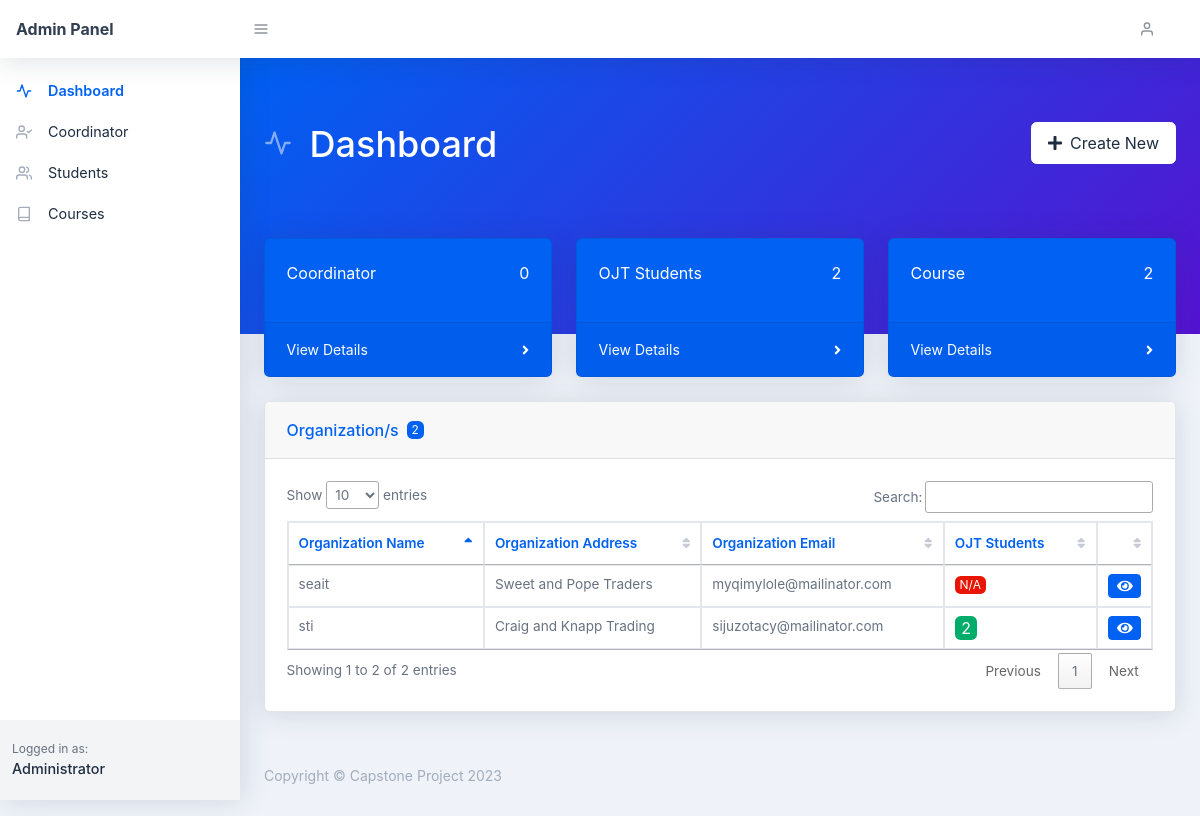
Screenshot of /admin/index.php (signed in) with the database file from the repository.
### tables this page shows
CREATE TABLE `tbl_organization` (
  `organization_id` int(11) NOT NULL,
  `organization_name` text NOT NULL,
  `organization_description` text NOT NULL,
  `organization_contact_number` text NOT NULL,
  `organization_address` text NOT NULL,
  `organization_email` text NOT NULL
);

### classes/AutoLoader.php (called while the page is built, shortened)
<?php
function myAutoLoader($className) {
    $url = $_SERVER['HTTP_HOST'].$_SERVER['REQUEST_URI'];
    if (strpos($url, 'classes') !== false) {
        $path = '../../classes/';
    } else {
        $path = '../classes/';
    }
    $extension = '.class.php';
}

### config/Database.class.php (called while the page is built, shortened)
<?php
class Database
{
    protected $hostname = "localhost";
    protected $username = "root";
    protected $password = "arzelzolina10";
    protected $database = "ojt_rms_system";
    public function __construct()
    {
        try {
            $this->connection = new PDO("mysql:host=$this->hostname;dbname=$this->database", $this->username, $this->password);
        } catch (PDOException $e) {
            echo "Connection failed: " . $e->getMessage();
        }
    }
}

### admin/init.php (called while the page is built, shortened)
<?php
require_once('../classes/AutoLoader.php');
$get_organization = new Organization();
$organizations = $get_organization->getAllOrganizations();
$get_coordinator = new Coordinator();
$coordinators = $get_coordinator->getAllCoordinators();
$get_student = new Student();
$students = $get_student->getAllStudents();
$get_course = new Course();
$courses = $get_course->getAllCourses();

### classes/Coordinator.class.php (called while the page is built, shortened)
<?php
require_once('../config/Database.class.php');
class Coordinator extends Database{
    public function getAllCoordinators(){
        $sql = "SELECT * FROM tbl_coordinator INNER JOIN tbl_user ON tbl_coordinator.coordinator_id = tbl_user.user_id INNER JOIN tbl_organization ON tbl_coordinator.organization_id = tbl_organization.organization_id ORDER BY tbl_coordinator.first_name ASC";
        $stmt = $this->connection->prepare($sql);
        $stmt->execute();
        $result = $stmt->fetchAll();
        return $result;
    }
}

### classes/Student.class.php (called while the page is built, shortened)
<?php
require_once('../config/Database.class.php');
class Student extends Database{
    public function getAllStudents(){
        $sql = "SELECT * FROM tbl_student INNER JOIN tbl_user ON tbl_student.student_id = tbl_user.user_id INNER JOIN tbl_course ON tbl_student.course_id = tbl_course.course_id INNER JOIN tbl_organization ON tbl_student.organization_id = tbl_organization.organization_id ORDER BY tbl_student.first_name ASC";
        $stmt = $this->connection->prepare($sql);
        $stmt->execute();
        $result = $stmt->fetchAll();
        return $result;
    }
    public function getStudentsByOrganization($organization_id){
        $sql = "SELECT * FROM tbl_student INNER JOIN tbl_user ON tbl_student.student_id = tbl_user.user_id INNER JOIN tbl_course ON tbl_student.course_id = tbl_course.course_id INNER JOIN tbl_organization ON tbl_student.organization_id = tbl_organization.organization_id WHERE tbl_student.organization_id = ?";
        $stmt = $this->connection->prepare($sql);
        $stmt->execute([$organization_id]);
        $result = $stmt->fetchAll();
        return $result;
    }
}

### classes/Course.class.php (called while the page is built, shortened)
<?php
require_once('../config/Database.class.php');
class Course extends Database{
    public function getAllCourses(){
        $sql = "SELECT * FROM tbl_course ORDER BY course_id DESC";
        $stmt = $this->connection->prepare($sql);
        $stmt->execute();
        $result = $stmt->fetchAll();
        return $result;
    }
}

### classes/Organization.class.php (called while the page is built, shortened)
<?php
require_once('../config/Database.class.php');
class Organization extends Database{
    public function getAllOrganizations(){
        $sql = "SELECT * FROM tbl_organization ORDER BY organization_id DESC";
        $stmt = $this->connection->prepare($sql);
        $stmt->execute();
        $result = $stmt->fetchAll();
        return $result;
    }
}

### admin/index.php (the view, shortened to what this page needs)
<?php
require_once('init.php');
$title = 'Dashboard';
$curr_page = basename(__FILE__);
?>
<?php require_once('components/header.php'); ?>
<?php require_once('components/sidebar.php'); ?>
<div id="layoutSidenav_content">
    <main>
        <div class="page-header pb-10 page-header-dark bg-gradient-primary-to-secondary">
            <div class="container-fluid">
                <div class="page-header-content">
                    <h1 class="page-header-title d-inline-block">
                        <div class="page-header-icon"><i data-feather="activity"></i></div>
                        <span>
                            <?= $title; ?>
                        </span>
                    </h1>
                    <a class="btn btn-white float-right" id="create_new" href="javascript:void(0);" role="button" data-toggle="dropdown" aria-haspopup="true" aria-expanded="false">
                        <span class="icon text-white-600 mr-2">
                            <i class="fas fa-plus"></i>
                        </span>
                        <span class="text">
                            Create New
                        </span>
                    </a>
                </div>
            </div>
        </div>
        <div class="container-fluid mt-n10">
            <div class="row">
                <div class="col-md-4">
                    <div class="card bg-primary text-white mb-4">
                        <div class="card-body d-flex align-items-center justify-content-between">
                            <p>
                                Coordinator
                            </p>
                            <p>
                                <?= count($coordinators); ?>
                            </p>
                        </div>
                        <div class="card-footer d-flex align-items-center justify-content-between">
                            <a class="small text-white stretched-link" href="coordinators.php">View Details</a>
                            <div class="small text-white"><i class="fas fa-angle-right"></i></div>
                        </div>
                    </div>
                </div>
                <div class="col-md-4">
                    <div class="card bg-primary text-white mb-4">
                        <div class="card-body d-flex align-items-center justify-content-between">
                            <p>
                                OJT Students
                            </p>
                            <p>
                                <?= count($students); ?>
                            </p>
                        </div>
                        <div class="card-footer d-flex align-items-center justify-content-between">
                            <a class="small text-white stretched-link" href="students.php">View Details</a>
                            <div class="small text-white"><i class="fas fa-angle-right"></i></div>
                        </div>
                    </div>
                </div>
                <div class="col-md-4">
                    <div class="card bg-primary text-white mb-4">
                        <div class="card-body d-flex align-items-center justify-content-between">
                            <p>
                                Course
                            </p>
                            <p>
                                <?= count($courses); ?>
                            </p>
                        </div>
                        <div class="card-footer d-flex align-items-center justify-content-between">
                            <a class="small text-white stretched-link" href="courses.php">View Details</a>
                            <div class="small text-white"><i class="fas fa-angle-right"></i></div>
                        </div>
                    </div>
                </div>
            </div>
            <div class="card mb-4">
                <div class="card-header">
                    Organization/s <span class="badge badge-primary mx-2"><?= count($organizations); ?></span>
                </div>
                <div class="card-body">
                    <?php if (count($organizations) > 0) : ?>
                        <div class="datatable table-responsive">
                            <table class="table table-bordered table-hover" id="dataTable" width="100%" cellspacing="0">
                                <thead>
                                    <tr>
                                        <th>Organization Name</th>
                                        <th>Organization Address</th>
                                        <th>Organization Email</th>
                                        <th>OJT Students</th>
                                        <th></th>
                                    </tr>
                                </thead>
                                <tbody>
                                    <?php foreach ($organizations as $organization) : ?>
                                        <tr>
                                            <td>
                                                <?= $organization['organization_name']; ?>
                                            </td>
                                            <td>
                                                <?= $organization['organization_address']; ?>
                                            </td>
                                            <td>
                                                <?= $organization['organization_email']; ?>
                                            </td>
                                            <td>
                                                <?php $ojt_students = $get_student->getStudentsByOrganization($organization['organization_id']); ?>
                                                <?php if (count($ojt_students) > 0) : ?>
                                                    <span class="badge badge-success badge-md">
                                                        <?= count($ojt_students); ?>
                                                    </span>
                                                <?php else : ?>
                                                    <span class="badge badge-danger badge-sm">
                                                        N/A
                                                    </span>
                                                <?php endif; ?>
                                            </td>
                                            <td>
                                                <a href="organization.php?organization_id=<?= $organization['organization_id']; ?>" class="btn btn-primary btn-sm" title="View">
                                                    <i class="fas fa-eye"></i>
                                                </a>
                                            </td>
                                        </tr>
                                    <?php endforeach; ?>
                                </tbody>
                            </table>
                        </div>
                    <?php else : ?>
                        <div class="alert alert-info">
                            No organization found.
                        </div>
                    <?php endif; ?>
                </div>
            </div>
        </div>
    </main>
    <?php require_once('components/footer.php'); ?>

### admin/components/header.php (shortened to what this page needs)
<!DOCTYPE html>
<html lang="en">
    <head>
        <link href="../assets/css/styles.css" rel="stylesheet" />
        <link rel="stylesheet" href="//cdn.datatables.net/1.13.1/css/jquery.dataTables.min.css">
    </head>
    <body class="nav-fixed">
        <?php require_once('components/navbar.php'); ?>

### admin/components/navbar.php (shortened to what this page needs)
<nav class="topnav navbar navbar-expand shadow navbar-light bg-white" id="sidenavAccordion">
    <a class="navbar-brand d-none d-sm-block" href="index.php">Admin Panel</a><button
        class="btn btn-icon btn-transparent-dark order-1 order-lg-0 mr-lg-2" id="sidebarToggle" href="index.php"><i
            data-feather="menu"></i></button>
    <ul class="navbar-nav align-items-center ml-auto">
        <li class="nav-item dropdown no-caret mr-3 dropdown-user">
            <a class="btn btn-icon btn-transparent-dark dropdown-toggle" id="navbarDropdownUserImage"
                href="javascript:void(0);" role="button" data-toggle="dropdown" aria-haspopup="true"
                aria-expanded="false">
                <i data-feather="user"></i>
            </a>
        </li>
    </ul>
</nav>

### admin/components/sidebar.php (shortened to what this page needs)
<div id="layoutSidenav">
    <div id="layoutSidenav_nav">
        <nav class="sidenav shadow-right sidenav-light">
            <div class="sidenav-menu">
                <div class="nav accordion" id="accordionSidenav">
                    <?php if($curr_page == 'index.php' || $curr_page == 'organization.php') : ?>
                    <a class="nav-link collapsed pt-4 active" href="index.php">
                        <div class="nav-link-icon">
                            <i data-feather="activity"></i>
                        </div>
                        Dashboard
                    </a>
                    <?php endif; ?>
                    <?php if($curr_page == 'coordinators.php' || $curr_page == 'coordinator.php') : ?>
                    <a class="nav-link collapsed active" href="coordinators.php">
                        <div class="nav-link-icon">
                            <i data-feather="user-check"></i>
                        </div>
                        Coordinator
                    </a>
                    <?php else : ?>
                    <a class="nav-link collapsed" href="coordinators.php">
                        <div class="nav-link-icon">
                            <i data-feather="user-check"></i>
                        </div>
                        Coordinator
                    </a>
                    <?php endif; ?>
                    <?php if($curr_page == 'students.php' || $curr_page == 'student.php') : ?>
                    <a class="nav-link collapsed active" href="students.php">
                        <div class="nav-link-icon">
                            <i data-feather="users"></i>
                        </div>
                        Students
                    </a>
                    <?php else : ?>
                    <a class="nav-link collapsed" href="students.php">
                        <div class="nav-link-icon">
                            <i data-feather="users"></i>
                        </div>
                        Students
                    </a>
                    <?php endif; ?>
                    <?php if($curr_page == 'courses.php' || $curr_page == 'course.php') : ?>
                    <a class="nav-link collapsed active" href="courses.php">
                        <div class="nav-link-icon">
                            <i data-feather="book"></i>
                        </div>
                        Courses
                    </a>
                    <?php else : ?>
                    <a class="nav-link collapsed" href="courses.php">
                        <div class="nav-link-icon">
                            <i data-feather="book"></i>
                        </div>
                        Courses
                    </a>
                    <?php endif; ?>
                </div>
            </div>
            <div class="sidenav-footer">
                <div class="sidenav-footer-content">
                    <div class="sidenav-footer-subtitle">Logged in as:</div>
                    <div class="sidenav-footer-title">
                        Administrator
                    </div>
                </div>
            </div>
        </nav>
    </div>

### admin/components/footer.php (shortened to what this page needs)
<footer class="footer mt-auto footer-light">
    <div class="container-fluid">
        <div class="row">
            <div class="col-md-6 small">Copyright &#xA9; Capstone Project
            </div>
        </div>
    </div>
</footer>
</div>
</div>
</body>
</html>

### rows the page displays
tbl_organization: organization_name "seait", organization_address "Sweet and Pope Traders", organization_email "myqimylole@mailinator.com", shows "N/A"
tbl_organization: organization_name "sti", organization_address "Craig and Knapp Trading", organization_email "sijuzotacy@mailinator.com", count($ojt_students) "2"

### other values shown
$title "Dashboard"
count($coordinators) "0"
count($students) "2"
count($courses) "2"
count($organizations) "2"
